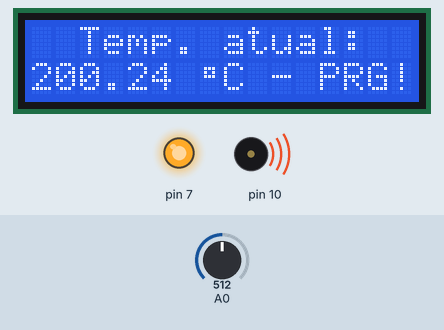
Recording of a sketch running on a simulated Arduino Uno, built with avr-gcc and run on an emulated ATmega328P. On the bench: 16×2 character LCD, output pins drawn as LEDs (lit = HIGH), buzzer (waves = sounding). Inputs (shaded band) come from the test bench; at power-on: A0 = 512.

Above: at 3.7 s.
3.8 s: A0 set to 181
At 4.2 s:
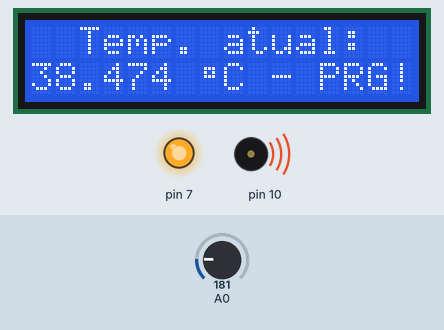
5.3 s: A0 set to 145
At 5.9 s:
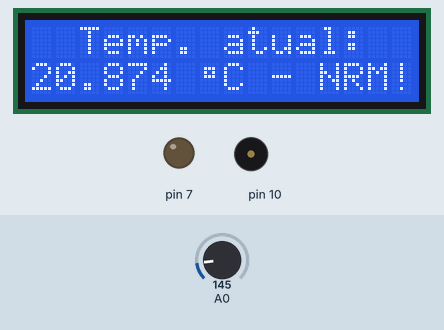
7.0 s: A0 set to 122
At 7.8 s:
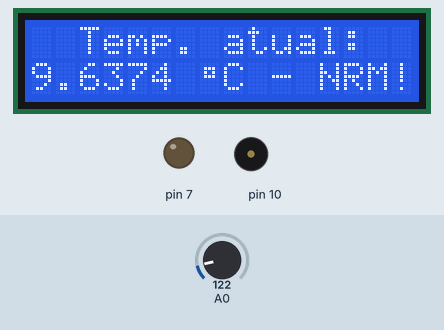
Timing chart, 0 to 10.0 s (numbered marks = the images above; inputs shaded):
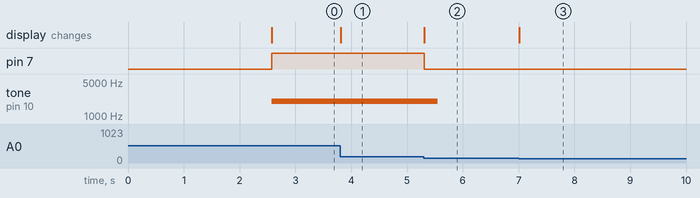

Measured:
- the behaviour switches between 164 and 163 on A0 (found by bisection; images 1 and 2)
- after the input at 3.8 s, the display: changes at once (image 1)
- after the input at 5.3 s, pin 7: HIGH → LOW at once; tone on pin 10: 2000 Hz → silent after 0.25 s; the display: changes at once (image 2)
- after the input at 7.0 s, the display: changes at once (image 3)

The sketch:

projetoArduino.ino
```cpp
#include <LiquidCrystal.h>

#define rs 12
#define en 11
#define db4 5
#define db5 4
#define db6 3
#define db7 2

LiquidCrystal lcd(rs, en, db4, db5, db6, db7);

byte cSymbol[8] = {
  B00000,
  B01110,
  B01010,
  B01110,
  B00000,
  B00000,
  B00000,
};

void setup(){

   lcd.createChar(0, cSymbol);

   pinMode(10, OUTPUT);
   pinMode(7, OUTPUT);

   lcd.begin(16, 2);

   lcd.print("Alarme sonoro");

   lcd.setCursor(4,1);
   lcd.print("& visual...");

   delay(2500);
   lcd.clear();
   tone(10,550,100);

}

void loop(){

   unsigned int sensorTemp;
   float _sensorTemp;

   sensorTemp = analogRead(A0);

   _sensorTemp = ((float) sensorTemp * 5 / 1023) - 0.5;
   _sensorTemp *= 100;

  lcd.setCursor(2,0);
  lcd.print("Temp. atual:");
  lcd.setCursor(0,1);
  lcd.print(_sensorTemp);
  lcd.setCursor(7,1);
  lcd.write(byte(0));
  lcd.setCursor(8,1);
  lcd.print("C");

  if(_sensorTemp >= 30){

    lcd.setCursor(9, 1);
    lcd.print(" - PRG!");
    tone(10,2000,250);
    digitalWrite(7, HIGH);
    }

  else {

    lcd.setCursor(9, 1);
    lcd.print(" - NRM!");
    digitalWrite(7, LOW);
  }
}
```
